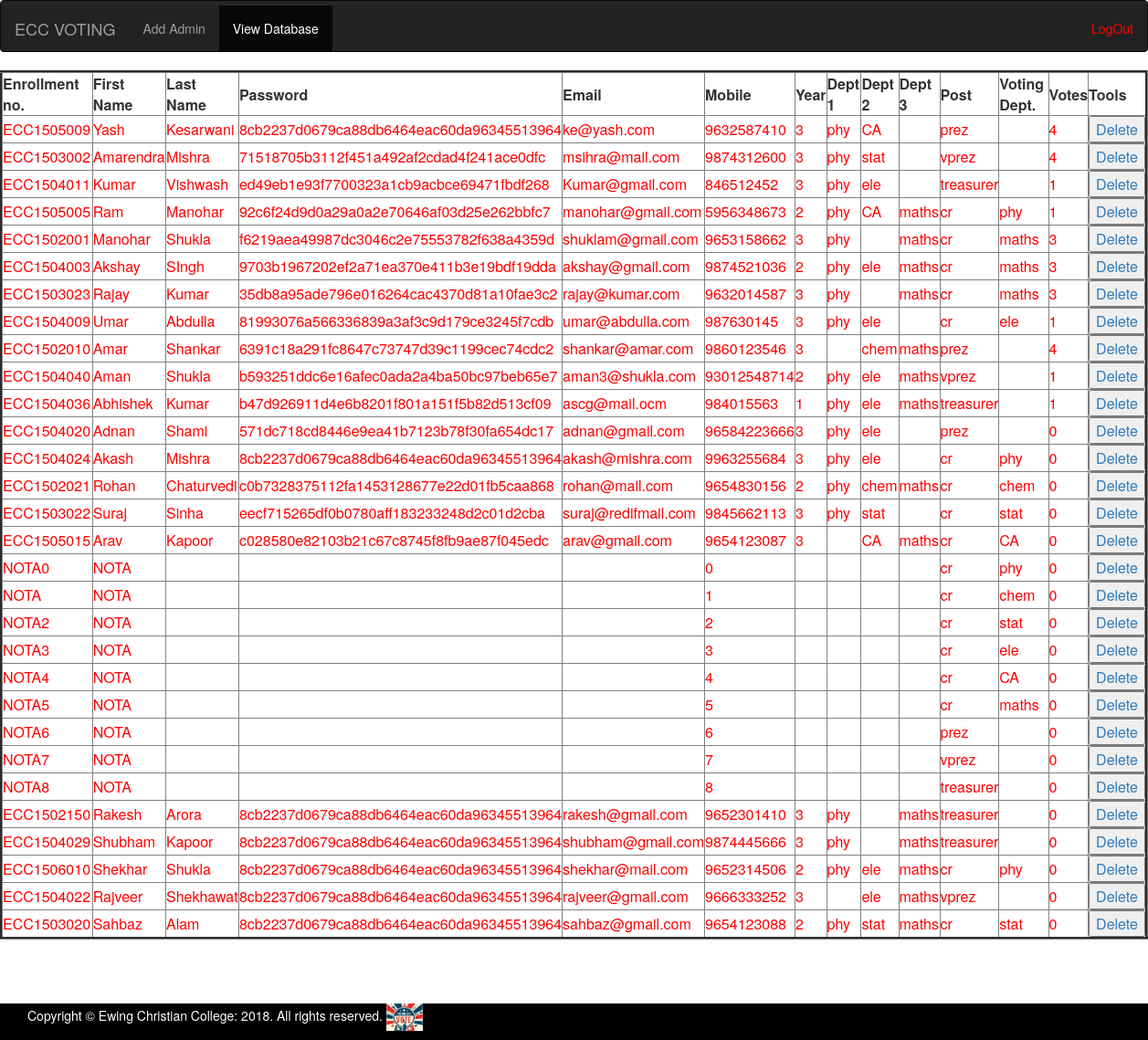
The app's page /Admin/View.php?id=candid (signed in) with its own data.
### tables this page shows
CREATE TABLE IF NOT EXISTS `cregister` (
  `eid` varchar(10) NOT NULL,
  `uid` int(11) NOT NULL AUTO_INCREMENT,
  `fname` varchar(1000) NOT NULL,
  `lname` varchar(1000) NOT NULL,
  `pass` varchar(1000) NOT NULL,
  `mail` varchar(2000) NOT NULL,
  `mobile` varchar(13) NOT NULL,
  `year` varchar(3) NOT NULL,
  `dept1` varchar(250) DEFAULT NULL,
  `dept2` varchar(250) DEFAULT NULL,
  `dept3` varchar(250) DEFAULT NULL,
  `candid` varchar(100) DEFAULT NULL,
  `cdpt` varchar(250) NOT NULL,
  `votes` varchar(500) NOT NULL DEFAULT '0',
  `upic` varchar(1000) NOT NULL,
  PRIMARY KEY (`uid`),
  UNIQUE KEY `mobile` (`mobile`),
  UNIQUE KEY `eid` (`eid`)
);

### Admin/Connect.php (the view, shortened to what this page needs)
<?php
 class connect
  {
    function __construct()
	 {
		$this->con=mysqli_connect("localhost","root","","voting");
	 }
  }
 class display extends connect
  {
	function viewcandid()
	{
	  $this->cmd="select * from cregister";
	  $res=mysqli_query($this->con,$this->cmd);
	  echo "<table border=3>";
		 echo "<tr>";
		 echo "<th>Enrollment no.</th>";
		 echo "<th>First Name</th>";
		 echo "<th>Last Name</th>";
		 echo "<th>Password</th>";
		 echo "<th>Email</th>";
		 echo "<th>Mobile</th>";
		 echo "<th>Year</th>";
		 echo "<th>Dept 1</th>";
		 echo "<th>Dept 2</th>";
		 echo "<th>Dept 3</th>";
		 echo "<th>Post</th>";
		 echo "<th>Voting Dept.</th>";
		 echo "<th>Votes</th>";
		 echo "<th>Tools</th>";
		 echo "</tr>";
		while($row=mysqli_fetch_array($res))
		{
		 echo "<tr  style=\"color:red\">";
		 echo "<td>$row[0]</td>";
		 echo "<td>$row[2]</td>";
		 echo "<td>$row[3]</td>";
		 echo "<td>$row[4]</td>";
		 echo "<td>$row[5]</td>";
		 echo "<td>$row[6]</td>";
		 echo "<td>$row[7]</td>";
		 echo "<td>$row[8]</td>";
		 echo "<td>$row[9]</td>";
		 echo "<td>$row[10]</td>";
		 echo "<td>$row[11]</td>";
		 echo "<td>$row[12]</td>";
		 echo "<td>$row[13]</td>";
		 echo "<td><button><a href='Delete.php?id=$row[0]'>Delete</a></button></td>";
		 echo "</tr>";
		}
	   echo "</table>" ;
	}
  }
?>

### records on screen
cregister: eid "ECC1505009", fname "Yash", lname "Kesarwani", pass "8cb2237d0679ca88db6464eac60da96345513964", mail "ke@yash.com", mobile "9632587410", year "3", dept1 "phy", dept2 "CA", candid "prez", votes "4"
cregister: eid "ECC1503002", fname "Amarendra", lname "Mishra", pass "71518705b3112f451a492af2cdad4f241ace0dfc", mail "msihra@mail.com", mobile "9874312600", year "3", dept1 "phy", dept2 "stat", candid "vprez", votes "4"
cregister: eid "ECC1504011", fname "Kumar", lname "Vishwash", pass "ed49eb1e93f7700323a1cb9acbce69471fbdf268", mail "Kumar@gmail.com", mobile "846512452", year "3", dept1 "phy", dept2 "ele", candid "treasurer", votes "1"
cregister: eid "ECC1505005", fname "Ram", lname "Manohar", pass "92c6f24d9d0a29a0a2e70646af03d25e262bbfc7", mail "manohar@gmail.com", mobile "5956348673", year "2", dept1 "phy", dept2 "CA", dept3 "maths", candid "cr", cdpt "phy", votes "1"
cregister: eid "ECC1502001", fname "Manohar", lname "Shukla", pass "f6219aea49987dc3046c2e75553782f638a4359d", mail "shuklam@gmail.com", mobile "9653158662", year "3", dept1 "phy", dept3 "maths", candid "cr", cdpt "maths", votes "3"
cregister: eid "ECC1504003", fname "Akshay", lname "SIngh", pass "9703b1967202ef2a71ea370e411b3e19bdf19dda", mail "akshay@gmail.com", mobile "9874521036", year "2", dept1 "phy", dept2 "ele", dept3 "maths", candid "cr", cdpt "maths", votes "3"
cregister: eid "ECC1503023", fname "Rajay", lname "Kumar", pass "35db8a95ade796e016264cac4370d81a10fae3c2", mail "rajay@kumar.com", mobile "9632014587", year "3", dept1 "phy", dept3 "maths", candid "cr", cdpt "maths", votes "3"
cregister: eid "ECC1504009", fname "Umar", lname "Abdulla", pass "81993076a566336839a3af3c9d179ce3245f7cdb", mail "umar@abdulla.com", mobile "987630145", year "3", dept1 "phy", dept2 "ele", candid "cr", cdpt "ele", votes "1"
cregister: eid "ECC1502010", fname "Amar", lname "Shankar", pass "6391c18a291fc8647c73747d39c1199cec74cdc2", mail "shankar@amar.com", mobile "9860123546", year "3", dept2 "chem", dept3 "maths", candid "prez", votes "4"
cregister: eid "ECC1504040", fname "Aman", lname "Shukla", pass "b593251ddc6e16afec0ada2a4ba50bc97beb65e7", mail "aman3@shukla.com", mobile "93012548714", year "2", dept1 "phy", dept2 "ele", dept3 "maths", candid "vprez", votes "1"
cregister: eid "ECC1504036", fname "Abhishek", lname "Kumar", pass "b47d926911d4e6b8201f801a151f5b82d513cf09", mail "ascg@mail.ocm", mobile "984015563", year "1", dept1 "phy", dept2 "ele", dept3 "maths", candid "treasurer", votes "1"
cregister: eid "ECC1504020", fname "Adnan", lname "Shami", pass "571dc718cd8446e9ea41b7123b78f30fa654dc17", mail "adnan@gmail.com", mobile "96584223666", year "3", dept1 "phy", dept2 "ele", candid "prez", votes "0"
cregister: eid "ECC1504024", fname "Akash", lname "Mishra", pass "8cb2237d0679ca88db6464eac60da96345513964", mail "akash@mishra.com", mobile "9963255684", year "3", dept1 "phy", dept2 "ele", candid "cr", cdpt "phy", votes "0"
cregister: eid "ECC1502021", fname "Rohan", lname "Chaturvedi", pass "c0b7328375112fa1453128677e22d01fb5caa868", mail "rohan@mail.com", mobile "9654830156", year "2", dept1 "phy", dept2 "chem", dept3 "maths", candid "cr", cdpt "chem", votes "0"
cregister: eid "ECC1503022", fname "Suraj", lname "Sinha", pass "eecf715265df0b0780aff183233248d2c01d2cba", mail "suraj@redifmail.com", mobile "9845662113", year "3", dept1 "phy", dept2 "stat", candid "cr", cdpt "stat", votes "0"
cregister: eid "ECC1505015", fname "Arav", lname "Kapoor", pass "c028580e82103b21c67c8745f8fb9ae87f045edc", mail "arav@gmail.com", mobile "9654123087", year "3", dept2 "CA", dept3 "maths", candid "cr", cdpt "CA", votes "0"
cregister: eid "NOTA0", fname "NOTA", mobile "0", candid "cr", cdpt "phy", votes "0"
cregister: eid "NOTA", fname "NOTA", mobile "1", candid "cr", cdpt "chem", votes "0"
cregister: eid "NOTA2", fname "NOTA", mobile "2", candid "cr", cdpt "stat", votes "0"
cregister: eid "NOTA3", fname "NOTA", mobile "3", candid "cr", cdpt "ele", votes "0"
cregister: eid "NOTA4", fname "NOTA", mobile "4", candid "cr", cdpt "CA", votes "0"
cregister: eid "NOTA5", fname "NOTA", mobile "5", candid "cr", cdpt "maths", votes "0"
cregister: eid "NOTA6", fname "NOTA", mobile "6", candid "prez", votes "0"
cregister: eid "NOTA7", fname "NOTA", mobile "7", candid "vprez", votes "0"
cregister: eid "NOTA8", fname "NOTA", mobile "8", candid "treasurer", votes "0"
cregister: eid "ECC1502150", fname "Rakesh", lname "Arora", pass "8cb2237d0679ca88db6464eac60da96345513964", mail "rakesh@gmail.com", mobile "9652301410", year "3", dept1 "phy", dept3 "maths", candid "treasurer", votes "0"
cregister: eid "ECC1504029", fname "Shubham", lname "Kapoor", pass "8cb2237d0679ca88db6464eac60da96345513964", mail "shubham@gmail.com", mobile "9874445666", year "3", dept1 "phy", dept3 "maths", candid "treasurer", votes "0"
cregister: eid "ECC1506010", fname "Shekhar", lname "Shukla", pass "8cb2237d0679ca88db6464eac60da96345513964", mail "shekhar@mail.com", mobile "9652314506", year "2", dept1 "phy", dept2 "ele", dept3 "maths", candid "cr", cdpt "phy", votes "0"
cregister: eid "ECC1504022", fname "Rajveer", lname "Shekhawat", pass "8cb2237d0679ca88db6464eac60da96345513964", mail "rajveer@gmail.com", mobile "9666333252", year "3", dept2 "ele", dept3 "maths", candid "vprez", votes "0"
cregister: eid "ECC1503020", fname "Sahbaz", lname "Alam", pass "8cb2237d0679ca88db6464eac60da96345513964", mail "sahbaz@gmail.com", mobile "9654123088", year "2", dept1 "phy", dept2 "stat", dept3 "maths", candid "cr", cdpt "stat", votes "0"
